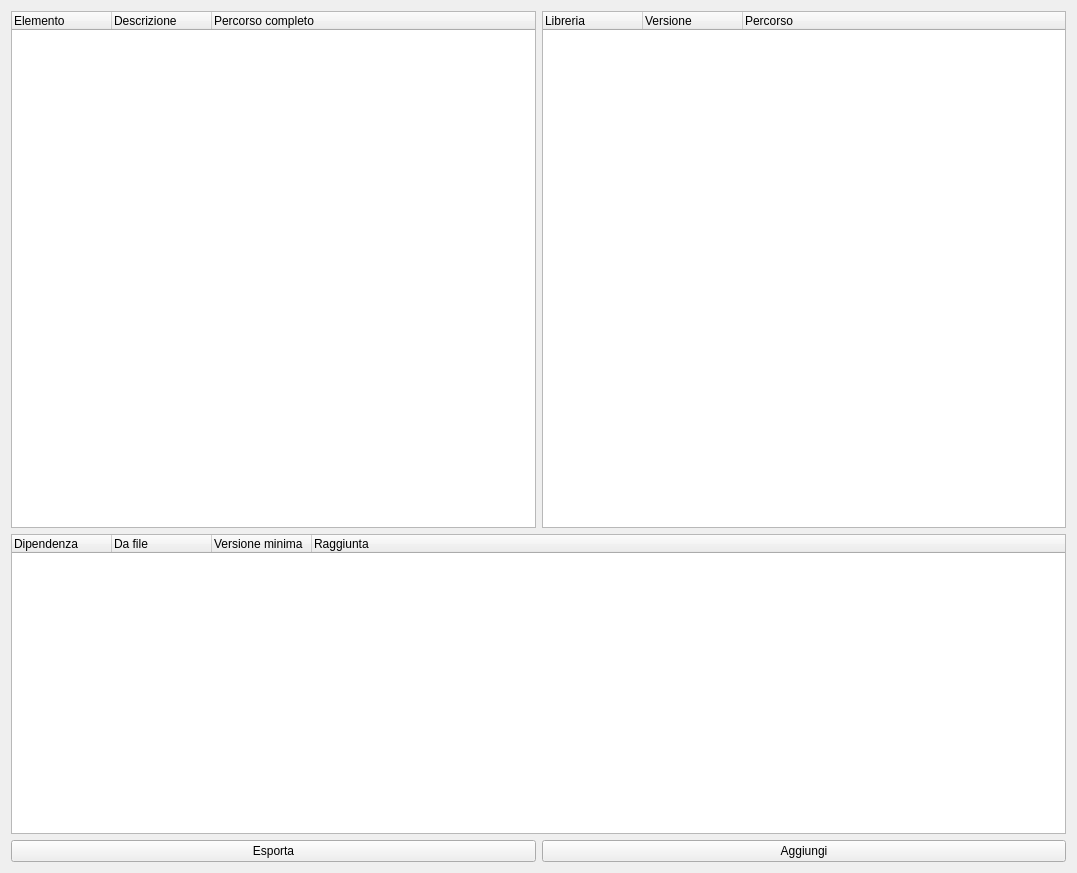
<?xml version="1.0" encoding="UTF-8"?>
<ui version="4.0">
 <class>PackageTab</class>
 <widget class="QWidget" name="PackageTab">
  <property name="geometry">
   <rect>
    <x>0</x>
    <y>0</y>
    <width>1077</width>
    <height>873</height>
   </rect>
  </property>
  <property name="windowTitle">
   <string>Form</string>
  </property>
  <layout class="QVBoxLayout" name="verticalLayout">
   <item>
    <layout class="QHBoxLayout" name="horizontalLayout_2">
     <item>
      <widget class="QTreeWidget" name="fileBrowser">
       <column>
        <property name="text">
         <string>Elemento</string>
        </property>
       </column>
       <column>
        <property name="text">
         <string>Descrizione</string>
        </property>
       </column>
       <column>
        <property name="text">
         <string>Percorso completo</string>
        </property>
       </column>
      </widget>
     </item>
     <item>
      <widget class="QTreeWidget" name="libraryBrowser">
       <column>
        <property name="text">
         <string>Libreria</string>
        </property>
       </column>
       <column>
        <property name="text">
         <string>Versione</string>
        </property>
       </column>
       <column>
        <property name="text">
         <string>Percorso</string>
        </property>
       </column>
      </widget>
     </item>
    </layout>
   </item>
   <item>
    <widget class="QTreeWidget" name="dependencyBrowser">
     <property name="maximumSize">
      <size>
       <width>16777215</width>
       <height>300</height>
      </size>
     </property>
     <column>
      <property name="text">
       <string>Dipendenza</string>
      </property>
     </column>
     <column>
      <property name="text">
       <string>Da file</string>
      </property>
     </column>
     <column>
      <property name="text">
       <string>Versione minima</string>
      </property>
     </column>
     <column>
      <property name="text">
       <string>Raggiunta</string>
      </property>
     </column>
    </widget>
   </item>
   <item>
    <layout class="QGridLayout" name="gridLayout">
     <property name="sizeConstraint">
      <enum>QLayout::SetMinimumSize</enum>
     </property>
     <item row="0" column="0">
      <widget class="QPushButton" name="exportPackage">
       <property name="text">
        <string>Esporta</string>
       </property>
      </widget>
     </item>
     <item row="0" column="1">
      <widget class="QPushButton" name="addLibrary">
       <property name="text">
        <string>Aggiungi</string>
       </property>
      </widget>
     </item>
    </layout>
   </item>
  </layout>
 </widget>
 <resources/>
 <connections/>
</ui>
